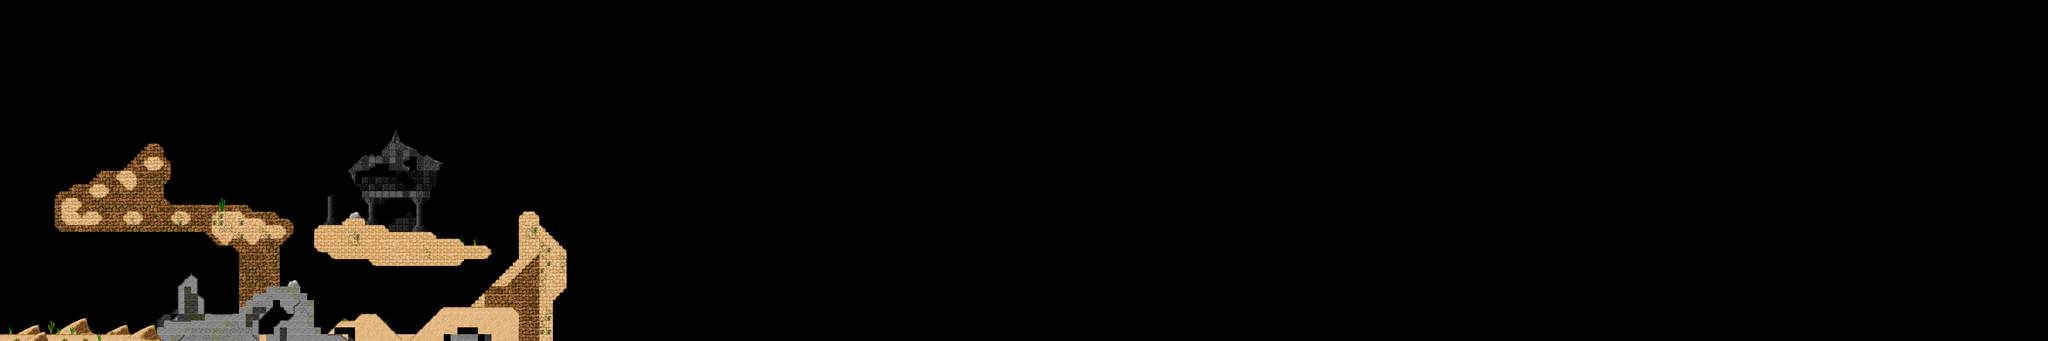

Below is a game level as drawn by its tile map, then a one-line description and the .tmx that defines it (tile-layer data replaced by summaries):
An orthogonal 300x50 tile map with 16x16 px tiles, 3 tile layers (Background, StaticTiles, Foreground), 2 tilesets and 10 objects.

<map version="1.0" orientation="orthogonal" width="300" height="50" tilewidth="16" tileheight="16">
 <tileset firstgid="1" name="tiles_desert" tilewidth="16" tileheight="16">
  <image source="tiles_desert.png" width="512" height="512" />
  <tile id="3">
   <properties>
    <property name="slope" value="left" />
   </properties>
  </tile>
  <tile id="4">
   <properties>
    <property name="slope" value="right" />
   </properties>
  </tile>
  <tile id="161">
   <properties>
    <property name="slope" value="right" />
   </properties>
  </tile>
  <tile id="162">
   <properties>
    <property name="slope" value="left" />
   </properties>
  </tile>
  <tile id="163">
   <properties>
    <property name="slope" value="left" />
   </properties>
  </tile>
  <tile id="164">
   <properties>
    <property name="slope" value="right" />
   </properties>
  </tile>
  <tile id="386">
   <properties>
    <property name="slope" value="right" />
   </properties>
  </tile>
  <tile id="388">
   <properties>
    <property name="slope" value="left" />
   </properties>
  </tile>
  <tile id="481">
   <properties>
    <property name="slope" value="left" />
   </properties>
  </tile>
  <tile id="482">
   <properties>
    <property name="slope" value="right" />
   </properties>
  </tile>
  <tile id="485">
   <properties>
    <property name="slope" value="left" />
   </properties>
  </tile>
  <tile id="486">
   <properties>
    <property name="slope" value="right" />
   </properties>
  </tile>
  <tile id="489">
   <properties>
    <property name="slope" value="left" />
   </properties>
  </tile>
  <tile id="490">
   <properties>
    <property name="slope" value="right" />
   </properties>
  </tile>
  <tile id="512">
   <properties>
    <property name="slope" value="left" />
   </properties>
  </tile>
  <tile id="515">
   <properties>
    <property name="slope" value="right" />
   </properties>
  </tile>
  <tile id="516">
   <properties>
    <property name="slope" value="left" />
   </properties>
  </tile>
  <tile id="519">
   <properties>
    <property name="slope" value="right" />
   </properties>
  </tile>
  <tile id="520">
   <properties>
    <property name="slope" value="left" />
   </properties>
  </tile>
  <tile id="523">
   <properties>
    <property name="slope" value="right" />
   </properties>
  </tile>
  <tile id="951">
   <properties>
    <property name="slope" value="left" />
   </properties>
  </tile>
  <tile id="952">
   <properties>
    <property name="slope" value="right" />
   </properties>
  </tile>
 </tileset>
 <tileset firstgid="1025" name="tiles_ruins" tilewidth="16" tileheight="16">
  <image source="tiles_ruins.png" trans="000000" width="512" height="512" />
  <tile id="14">
   <properties>
    <property name="slope" value="right" />
   </properties>
  </tile>
  <tile id="16">
   <properties>
    <property name="slope" value="right" />
   </properties>
  </tile>
  <tile id="32">
   <properties>
    <property name="slope" value="left" />
   </properties>
  </tile>
  <tile id="33">
   <properties>
    <property name="slope" value="right" />
   </properties>
  </tile>
  <tile id="34">
   <properties>
    <property name="slope" value="left" />
   </properties>
  </tile>
  <tile id="35">
   <properties>
    <property name="slope" value="right" />
   </properties>
  </tile>
  <tile id="36">
   <properties>
    <property name="slope" value="left" />
   </properties>
  </tile>
  <tile id="37">
   <properties>
    <property name="slope" value="right" />
   </properties>
  </tile>
  <tile id="38">
   <properties>
    <property name="slope" value="left" />
   </properties>
  </tile>
  <tile id="39">
   <properties>
    <property name="slope" value="right" />
   </properties>
  </tile>
  <tile id="78">
   <properties>
    <property name="slope" value="left" />
   </properties>
  </tile>
  <tile id="174">
   <properties>
    <property name="slope" value="right" />
   </properties>
  </tile>
  <tile id="176">
   <properties>
    <property name="slope" value="right" />
   </properties>
  </tile>
  <tile id="236">
   <properties>
    <property name="slope" value="left" />
   </properties>
  </tile>
  <tile id="238">
   <properties>
    <property name="slope" value="left" />
   </properties>
  </tile>
 </tileset>
 <layer name="Background" width="300" height="50">
  <data>[15000 cells, 14973 non-empty, 83 distinct tile ids]</data>
 </layer>
 <layer name="StaticTiles" width="300" height="50">
  <data>[15000 cells, 582 non-empty, 88 distinct tile ids]</data>
 </layer>
 <objectgroup name="DynamicTiles" width="300" height="50">
  <object gid="8" x="613" y="781" />
  <object gid="8" x="1044" y="715" />
  <object gid="8" x="1063" y="716" />
  <object gid="2" x="587" y="504" />
  <object gid="2" x="587" y="484" />
  <object gid="2" x="587" y="462" />
  <object gid="2" x="584" y="436" />
  <object gid="2" x="288" y="394" />
  <object gid="2" x="287" y="369" />
  <object gid="2" x="927" y="539" />
 </objectgroup>
 <layer name="Foreground" width="300" height="50">
  <data>[15000 cells, 127 non-empty, 67 distinct tile ids]</data>
 </layer>
</map>